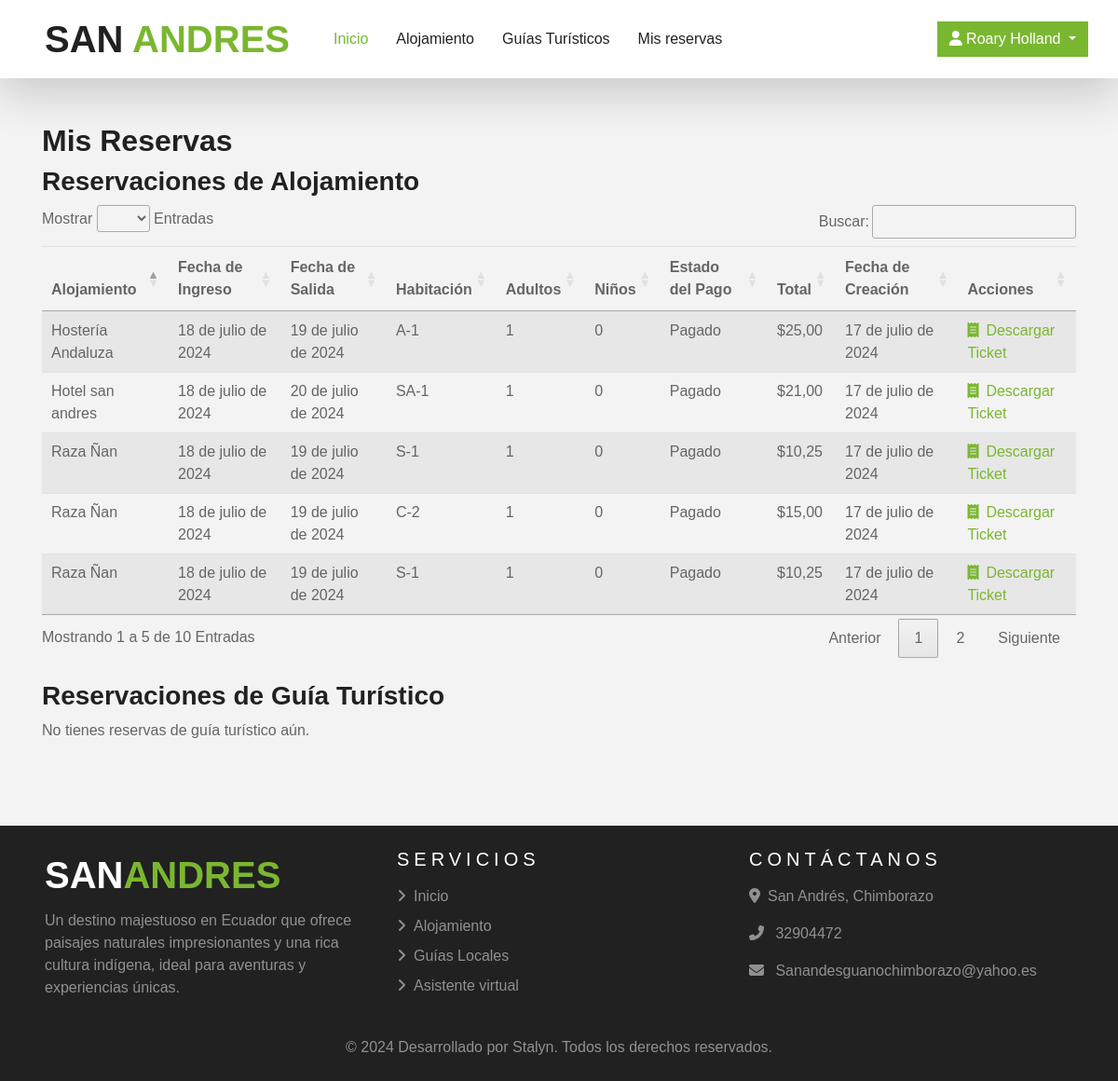
The app's page /reservacion/mis-reservas/ (signed in) with its own data.
### userauths/models.py (models this page shows, shortened)
class Usuario(AbstractUser):
    full_name = models.CharField(max_length=500, null=True, blank=True)
    username = models.CharField(max_length=500, unique=True)
    email = models.EmailField(unique=True)
    telefono = models.CharField(max_length=30, null=True, blank=True, unique=True)
    USERNAME_FIELD = 'email'
    REQUIRED_FIELDS = ['username']

### alojamiento/models.py (models this page shows, shortened)
class Reservacion(models.Model):
    user = models.ForeignKey(Usuario, on_delete=models.SET_NULL, null=True, blank=True)
    estado_pago = models.CharField(max_length=100, choices=ESTADO_PAGO)
    alojamiento = models.ForeignKey(Alojamiento, on_delete=models.SET_NULL, null=True, blank=True)
    habitacion_tipo = models.ForeignKey(TipoAlojamiento, on_delete=models.SET_NULL, null=True, blank=True)
    habitacion = models.ManyToManyField(Habitacion)
    total = models.DecimalField(max_digits=12, decimal_places=2, default=0.00)
    fecha_ingreso = models.DateField()
    fecha_salida = models.DateField()
    num_adultos = models.PositiveIntegerField(default=1)
    num_ninos = models.PositiveIntegerField(default=0)
    estado = models.BooleanField(default=False)
    fecha = models.DateField(auto_now_add=True)
    pago_id = models.CharField(max_length=1000, null=True, blank=True)

class Alojamiento(models.Model):
    user  = models.ForeignKey(Usuario,on_delete=models.CASCADE)
    nombre = models.CharField(
    unique=True,
    max_length=150,
    validators=[
        RegexValidator(
            regex=r'^[a-zA-ZáéíóúÁÉÍÓÚñÑ\s-]+$',
            message='El nombre solo puede contener letras, espacios, guiones y tildes.'
        )
    ]
)
    email = models.EmailField(validators=[EmailValidator(message='Correo electrónico no válido.')], unique=True)
    descripcion = models.TextField(null=False, blank= False)
    imagen = models.FileField(upload_to="alojamiento_galeria", validators=[FileExtensionValidator(allowed_extensions=['jpg', 'jpeg', 'png','webp'])])
    direccion = models.CharField(max_length=200)
    celular = models.CharField(
        max_length=10,
        unique=True,
        validators=[
            RegexValidator(
                regex=r'^\d{10}$',
                message='Número de celular no válido. Debe tener exactamente 10 dígitos.'
            )
        ]
    )
    estado = models.CharField(max_length=20, choices=ALOJAMIENTO_ESTADO, default="Borrador")
    fecha_creacion = models.DateTimeField(auto_now_add=True)

class Habitacion(models.Model):
    alojamiento = models.ForeignKey(Alojamiento, on_delete=models.CASCADE)
    alojamiento_tipo = models.ForeignKey(TipoAlojamiento, on_delete=models.CASCADE)
    numero_habitacion = models.CharField(max_length=1000, unique=True)
    descripcion = models.TextField(null=True, blank= True)
    disponible = models.BooleanField(default=True)
    class Meta:
        verbose_name_plural = "Habitaciones"

### reservacion/views.py (the view)
# urls.py: path('mis-reservas/', views.mis_reservas, name='mis_reservas'),
def mis_reservas(request):
    reservaciones = Reservacion.objects.filter(user=request.user)
    reservaciones_guias = ReservacionGuia.objects.filter(user=request.user)
    context = {
        'reservaciones': reservaciones,
        'reservaciones_guias': reservaciones_guias
    }
    return render(request, 'reservacion/mis-reservas.html', context)

### templates/reservacion/mis-reservas.html (shortened to what this page needs)
{% extends 'base.html' %}
{% block content %}
<link rel="stylesheet" href="https://cdn.datatables.net/1.11.5/css/jquery.dataTables.min.css">
<div class="container mt-5">
    <h2>Mis Reservas</h2>
    <div class="reservas-lista">
        <h3>Reservaciones de Alojamiento</h3>
        {% if reservaciones %}
        <table class="table table-striped" id="tabla-alojamiento">
            <thead>
                <tr>
                    <th>Alojamiento</th>
                    <th>Fecha de Ingreso</th>
                    <th>Fecha de Salida</th>
                    <th>Habitación</th>
                    <th>Adultos</th>
                    <th>Niños</th>
                    <th>Estado del Pago</th>
                    <th>Total</th>
                    <th>Fecha de Creación</th>
                    <th>Acciones</th>
                </tr>
            </thead>
            <tbody>
                {% for reserva in reservaciones %}
                <tr>
                    <td>{{ reserva.alojamiento.nombre }}</td>
                    <td>{{ reserva.fecha_ingreso }}</td>
                    <td>{{ reserva.fecha_salida }}</td>
                    <td>
                        {% for habitacion in reserva.habitacion.all %}
                        {% if forloop.last %}
                        {{ habitacion.numero_habitacion }}
                        {% endif %}
                        {% endfor %}
                    </td>
                    <td>{{ reserva.num_adultos}}</td>
                    <td>{{ reserva.num_ninos }}</td>
                    <td>{{ reserva.estado_pago }}</td>
                    <td>${{ reserva.total }}</td>
                    <td>{{ reserva.fecha }}</td>
                    <td>
                        <a href="{% url 'reservacion:descargar_ticket' reserva.id %}"> <i class="fa-solid fa-receipt mr-2"></i>Descargar Ticket</a>
                    </td>
                </tr>
                {% endfor %}
            </tbody>
        </table>
        {% else %}
        <p>No tienes reservas de alojamiento aún.</p>
        {% endif %}
    </div>
    <div class="reservas-lista mt-4">
        <h3>Reservaciones de Guía Turístico</h3>
        {% if reservaciones_guias %}
        <table class="table table-striped" id="tabla-guias">
            <thead>
                <tr>
                    <th>Ruta</th>
                    <th>Guía</th>
                    <th>Fecha de Reserva</th>
                    <th>Número de Personas</th>
                    <th>Estado del Pago</th>
                    <th>Total</th>
                    <th>Fecha de Creación</th>
                    <th>Acciones</th>
                </tr>
            </thead>
            <tbody>
                {% for reserva in reservaciones_guias %}
                <tr >
                    <td>{{ reserva.ruta.nombre }}</td>
                    <td>{{ reserva.guia.nombre }}</td>
                    <td>{{ reserva.fecha_reserva }}</td>
                    <td >{{ reserva.num_personas }}</td>
                    <td>{{ reserva.estado_pago }}</td>
                    <td>${{ reserva.total }}</td>
                    <td>{{ reserva.fecha_creacion }}</td>
                    <td>
                        <a href="{% url 'reservacion:descargar_ticket_guia' reserva.id %}"> <i class="fa-solid fa-receipt mr-2"></i>Descargar Ticket</a>
                    </td>
                </tr>
                {% endfor %}
            </tbody>
        </table>
        {% include 'paginator.html' with entity=reservaciones_guias paginator=paginator_reservaciones_guias %}
        {% else %}
        <p>No tienes reservas de guía turístico aún.</p>
        {% endif %}
    </div>
</div>
{% endblock %}

### templates/base.html (shortened to what this page needs)
{% load static %}
<!DOCTYPE html>
<html lang="en">
<head>
    <link href="https://cdnjs.cloudflare.com/ajax/libs/font-awesome/5.10.0/css/all.min.css" rel="stylesheet" />
    <link rel="stylesheet" href="https://cdnjs.cloudflare.com/ajax/libs/font-awesome/6.5.2/css/all.min.css">
    <link href="{% static 'css/style.css' %}" rel="stylesheet" />
    <link rel="stylesheet" type="text/css" href="https://cdn.datatables.net/responsive/2.2.9/css/responsive.bootstrap5.css"/>
</head>
<body>
    <div class="container-fluid position-relative nav-bar p-0">
        <div class="container-fluid position-relative p-0" style="z-index: 9;">
            <nav class="navbar navbar-expand-lg bg-light navbar-light shadow-lg py-3 py-lg-0 pl-3 pl-lg-5">
                <a href="/" class="navbar-brand">
                    <h1 class="m-0 text-primary"><span class="text-dark">SAN </span>ANDRES</h1>
                </a>
                <div class="collapse navbar-collapse justify-content-between px-3" id="navbarCollapse">
                    <div class="navbar-nav mr-auto py-0">
                        <a href="/" class="nav-item nav-link active">Inicio</a>
                        <a href="{% url 'alojamiento:ver_alojamientos_detalle' %}" class="nav-item nav-link">Alojamiento</a>
                        <a href="{% url 'guias:ver_guias' %}" class="nav-item nav-link">Guías Turísticos</a>
                        {% if user.is_authenticated %}
                            <a href="{% url 'reservacion:mis_reservas' %}" class="nav-item nav-link">Mis reservas</a>
                        {% endif %}
                    </div>
                    <div class="navbar-nav ml-2">
                        {% if user.is_authenticated %}
                            <div class="btn-group">
                                <button type="button" class="btn btn-primary shadow-none dropdown-toggle" data-toggle="dropdown" aria-haspopup="true" aria-expanded="false">
                                    <i class="fas fa-user"></i> {{ user.full_name }}
                                </button>
                            </div>
                        {% else %}
                        <div class="d-flex flex-wrap">
                            <a href="{% url 'userauths:sign-in' %}" class="btn btn-primary shadow-none me-2 mb-2" style="margin-right: 10px;">Iniciar Sesión</a>
                            <a href="{% url 'userauths:sign-up' %}" class="btn btn-primary shadow-none mb-2">Registrarse</a>
                        </div>
                        {% endif %}
                    </div>
                </div>
            </nav>
        </div>
    </div>
    {% block content %} {% endblock %}
    <div class="container-fluid bg-dark text-white-50 py-4 px-sm-3 px-lg-5" style="margin-top: 90px;">
        <div class="row">
            <div class="col-lg-4 col-md-6 mb-4">
                <a href="" class="navbar-brand">
                    <h1 class="text-primary"><span class="text-white">SAN</span>ANDRES</h1>
                </a>
                <p>Un destino majestuoso en Ecuador que ofrece paisajes
                     naturales impresionantes y una rica cultura indígena,
                     ideal para aventuras y experiencias únicas.
                    </p>
            </div>
            <div class="col-lg-4 col-md-6 mb-4 ">
                <h5 class="text-white text-uppercase mb-3" style="letter-spacing: 5px;">Servicios</h5>
                <div class="d-flex flex-column justify-content-start">
                    <a class="text-white-50 mb-2" href="/"><i class="fa fa-angle-right mr-2"></i>Inicio</a>
                    <a class="text-white-50 mb-2" href="{% url 'alojamiento:ver_alojamientos_detalle' %}"><i class="fa fa-angle-right mr-2"></i>Alojamiento</a>
                    <a class="text-white-50 mb-2" href="{% url 'guias:ver_guias' %}"><i class="fa fa-angle-right mr-2"></i>Guías Locales</a>
                    <a class="text-white-50 mb-2" ><i class="fa fa-angle-right mr-2"></i>Asistente virtual</a>
                </div>
            </div>
            <div class="col-lg-4 col-md-6 mb-4">
                <h5 class="text-white text-uppercase mb-3" style="letter-spacing: 5px;">Contáctanos</h5>
                <p><i class="fa fa-map-marker-alt mr-2"></i>San Andrés, Chimborazo</p>
                <p><i class="fa fa-phone-alt mr-2"></i> 32904472</p>
                <p><i class="fa fa-envelope mr-2"></i> Sanandesguanochimborazo@yahoo.es</p>
            </div>
        </div>
        <p class="m-0 text-center">© 2024 Desarrollado por Stalyn. Todos los derechos reservados.</p>
    </div>
</body>
</html>

### records on screen
Usuario: full_name "Roary Holland"
Reservacion: alojamiento.nombre "Raza Ñan", fecha_ingreso "18 de julio de 2024", fecha_salida "19 de julio de 2024", num_adultos "1", num_ninos "0", estado_pago "Pagado", total "10,25", fecha "17 de julio de 2024"
Habitacion: numero_habitacion "S-1"
Reservacion: alojamiento.nombre "Raza Ñan", fecha_ingreso "18 de julio de 2024", fecha_salida "19 de julio de 2024", num_adultos "1", num_ninos "0", estado_pago "Pagado", total "15,00", fecha "17 de julio de 2024"
Habitacion: numero_habitacion "C-2"
Reservacion: alojamiento.nombre "Hostería Andaluza", fecha_ingreso "18 de julio de 2024", fecha_salida "19 de julio de 2024", num_adultos "1", num_ninos "0", estado_pago "Pagado", total "25,00", fecha "17 de julio de 2024"
Habitacion: numero_habitacion "A-1"
Reservacion: alojamiento.nombre "Hotel san andres", fecha_ingreso "18 de julio de 2024", fecha_salida "20 de julio de 2024", num_adultos "1", num_ninos "0", estado_pago "Pagado", total "21,00", fecha "17 de julio de 2024"
Habitacion: numero_habitacion "SA-1"
Reservacion: alojamiento.nombre "Raza Ñan", fecha_ingreso "18 de julio de 2024", fecha_salida "19 de julio de 2024", num_adultos "1", num_ninos "0", estado_pago "Pagado", total "10,25", fecha "17 de julio de 2024"
